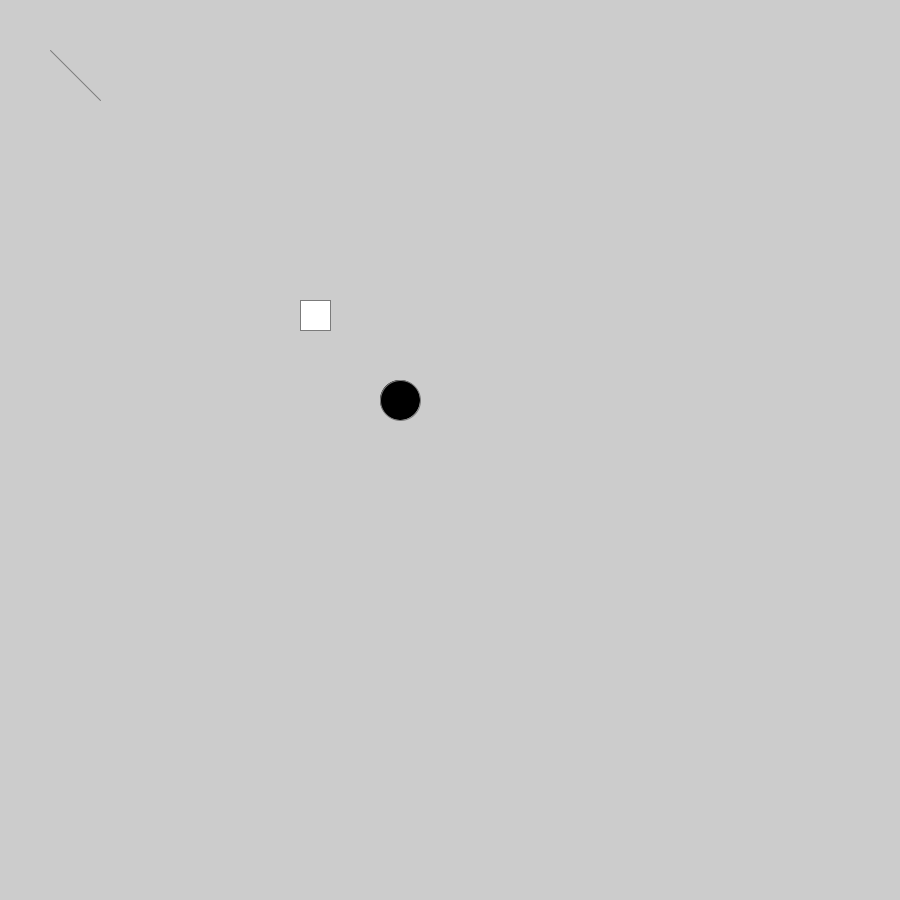
Frame 1 (no input)
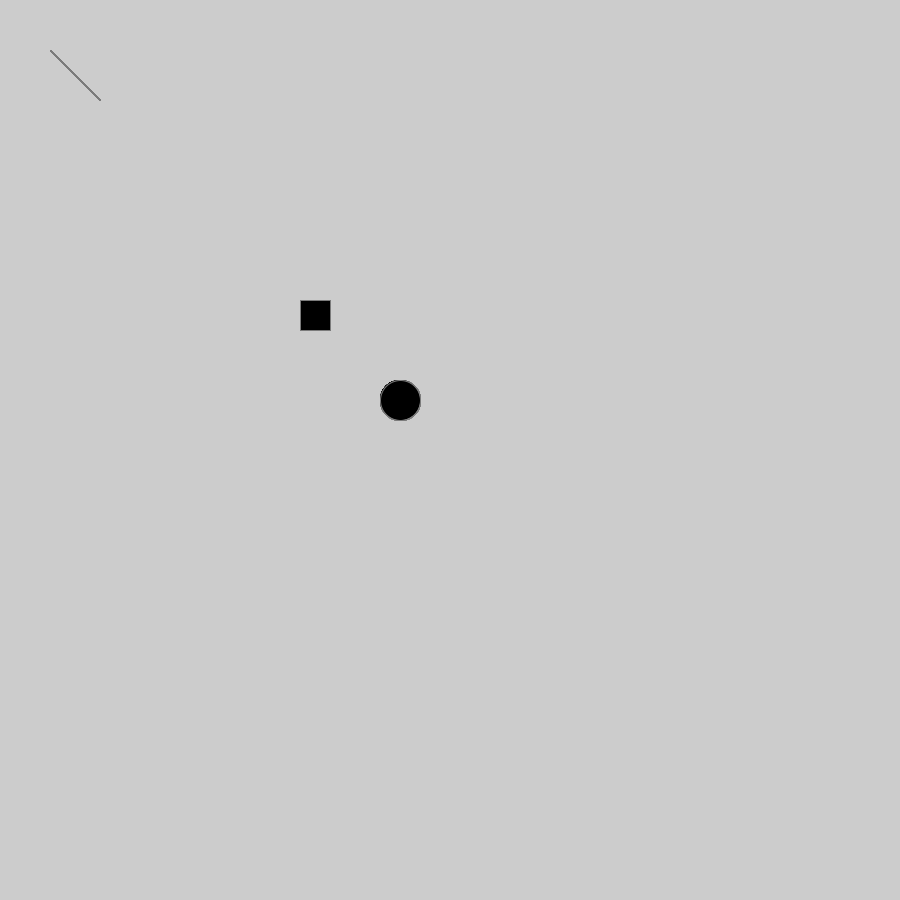
Frame 60 (the mouse pressed at the canvas centre just before this capture)
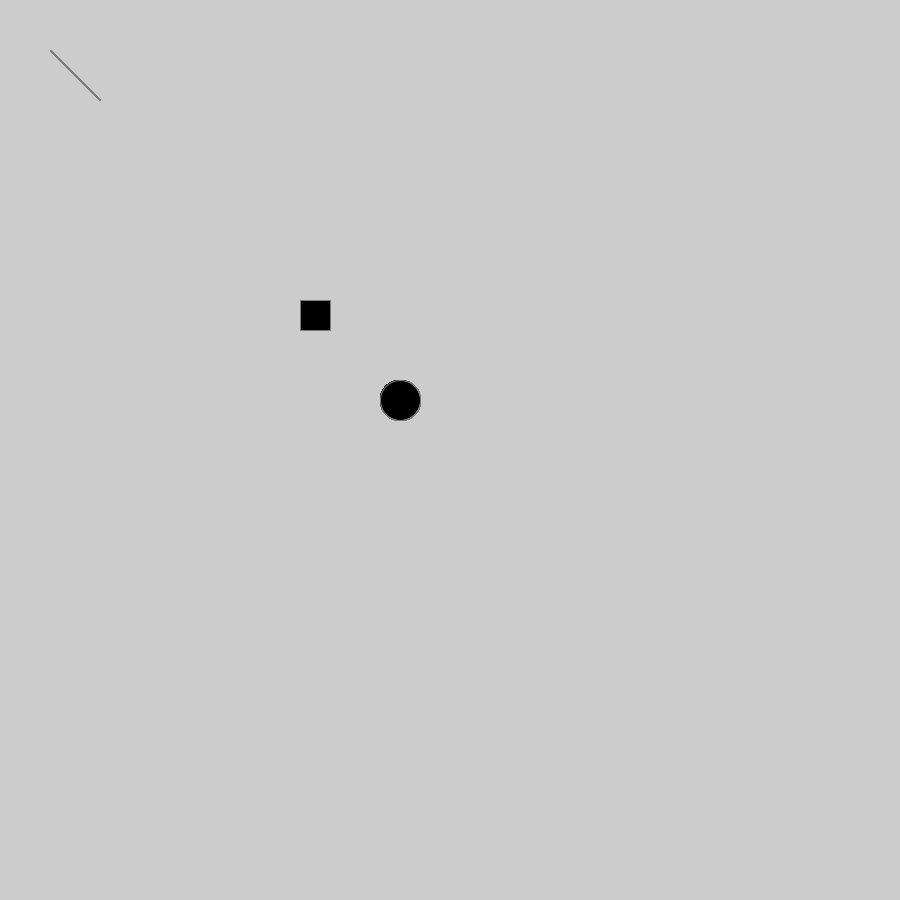
Frame 120 (the mouse held since frame 60 and released just before this capture)

The Processing sketch that drew these frames (run headless with seeded random() and noise(); from frame 60 on, the mouse is pressed at the canvas centre):

// Processing sketch: sketch_200902a
// ── sketch_200902a.pde
void setup(){
  size(900,900);
}

void draw(){
  stroke(123);
  rect(300,300,30,30);
  fill(0);
  ellipse(400,400,40,40);
  line(50,50,100,100);
}
